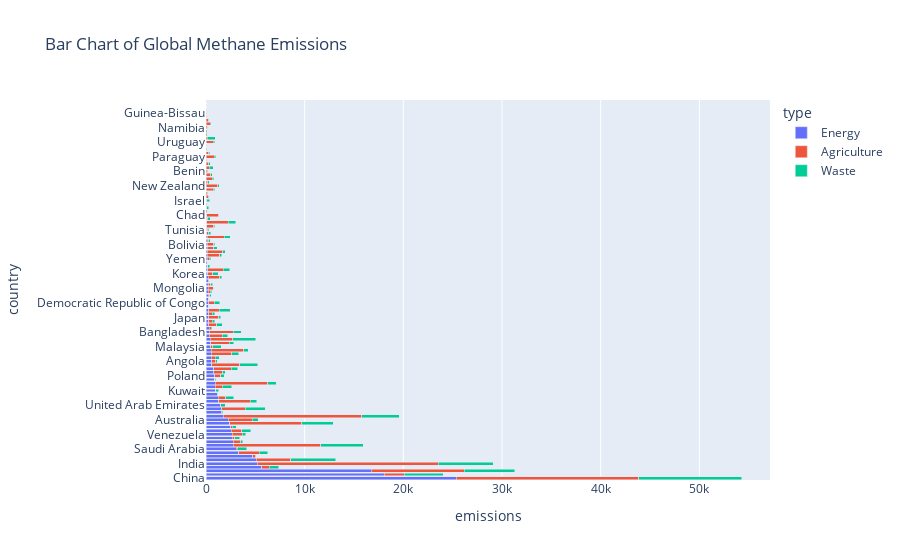

Notebook source saved alongside this figure:
### Markdown cell above
Plotting a Bar Chart showing global emissions, hovering over provides additional info (year and continent)

### Code cell
fig = px.bar(df_segment_total20, x='emissions', y='country',color="type",barmode="stack", title='Bar Chart of Global Methane Emissions',hover_data=['region','baseYear'])

fig.show()

### Figure 1 — Plotly figure (JSON) as saved in the notebook; plotly's stock layout.template omitted (floating-point values rounded to 4 significant figures; data arrays with more than 128 entries replaced by an {"elided": "..."} marker saying what was removed)
{"data": [{"alignmentgroup": "True", "customdata": {"elided": "98x2 str values"}, "hovertemplate": "type=Energy<br>emissions=%{x}<br>country=%{y}<br>region=%{customdata[0]}<br>baseYear=%{customdata[1]}<extra></extra>", "legendgroup": "Energy", "marker": {"color": "#636efa", "pattern": {"shape": ""}}, "name": "Energy", "offsetgroup": "Energy", "orientation": "h", "showlegend": true, "textposition": "auto", "type": "bar", "x": [25370.0, 18080.0, 16770.0, 5630.0, 5185.0, 5080.0, 4740.0, 3306.0, 3051.0, 2761.0, 2741.0, 2669.0, 2643.0, 2548.0, 2515.0, 2421.0, 2232.0, 1756.0, 1599.0, 1581.0, 1439.0, 1307.0, 1239.0, 1139.0, 1002.0, 958.0, 920.4, 869.3, 865.3, 780.9, 778.2, 600.1, 568.7, 553.4, 535.2, 527.3, 474.0, 464.2, 448.2, 353.1, 334.3, 323.3, 285.8, 285.4, 283.3, 277.1, 274.6, 264.8, 260.7, 248.6, 237.7, 227.4, 216.9, 216.6, 209.2, 203.4, 200.3, 193.6, 190.7, 169.0, 145.2, 143.8, 143.1, 131.7, 128.1, 120.7, 116.4, 93.4, 77.23, 76.99, 60.93, 55.6, 51.42, 47.57, 47.21, 43.51, 43.21, 41.52, 41.1, 40.87, 37.33, 31.99, 29.51, 29.26, 26.63, 22.18, 21.07, 19.23, 16.35, 13.02, 11.62, 7.727, 7.599, 6.199, 5.937, 4.713, 2.631, 0.008], "xaxis": "x", "y": ["China", "Russia", "United States", "Iran", "India", "Indonesia", "Turkmenistan", "Nigeria", "Saudi Arabia", "European Union", "Kazakhstan", "Algeria", "Venezuela", "Canada", "Iraq", "Other", "Australia", "Brazil", "Libya", "Mexico", "United Arab Emirates", "Argentina", "South Africa", "Qatar", "Kuwait", "Egypt", "Pakistan", "Oman", "Poland", "Uzbekistan", "Colombia", "Other EU17 countries", "Angola", "Ukraine", "Thailand", "Other countries in Southeast Asia", "Malaysia", "Ethiopia", "Other countries in Europe", "Germany", "Bangladesh", "Azerbaijan", "Italy", "Romania", "Japan", "Ecuador", "United Kingdom", "Congo", "Democratic Republic of Congo", "Gabon", "Syria", "Mozambique", "Mongolia", "Cameroon", "Trinidad and Tobago", "Tanzania", "Korea", "France", "Bahrain", "Equatorial Guinea", "Yemen", "Kenya", "Sudan", "Peru", "Bolivia", "Ghana", "Philippines", "Cote d'Ivoire", "Tunisia", "South Sudan", "Vietnam", "Other EU7 countries", "Chad", "Guyana", "Jordan", "Brunei", "Israel", "Denmark", "Norway", "Niger", "New Zealand", "Sweden", "Somalia", "Netherlands", "Benin", "Morocco", "Cuba", "Togo", "Paraguay", "Senegal", "Estonia", "Slovenia", "Uruguay", "Botswana", "Eritrea", "Lebanon", "Namibia", "Guinea"], "yaxis": "y"}, {"alignmentgroup": "True", "customdata": {"elided": "104x2 str values"}, "hovertemplate": "type=Agriculture<br>emissions=%{x}<br>country=%{y}<br>region=%{customdata[0]}<br>baseYear=%{customdata[1]}<extra></extra>", "legendgroup": "Agriculture", "marker": {"color": "#EF553B", "pattern": {"shape": ""}}, "name": "Agriculture", "offsetgroup": "Agriculture", "orientation": "h", "showlegend": true, "textposition": "auto", "type": "bar", "x": [18500.0, 18360.0, 14020.0, 9409.0, 8851.0, 7259.0, 5319.0, 3518.0, 3300.0, 3153.0, 2812.0, 2450.0, 2421.0, 2410.0, 2284.0, 2193.0, 2082.0, 2079.0, 2022.0, 1910.0, 1796.0, 1715.0, 1564.0, 1549.0, 1269.0, 1251.0, 1224.0, 1180.0, 1156.0, 1073.0, 1065.0, 1015.0, 991.6, 901.7, 835.1, 802.5, 800.0, 762.1, 760.3, 751.9, 696.4, 695.7, 684.5, 673.8, 639.7, 625.7, 615.5, 555.5, 549.2, 508.4, 466.8, 438.2, 401.0, 377.1, 367.9, 359.9, 304.9, 295.4, 279.5, 267.5, 261.5, 257.6, 250.8, 240.1, 210.7, 195.2, 189.1, 185.7, 182.0, 181.3, 169.0, 168.2, 139.6, 133.1, 128.7, 121.0, 120.2, 105.7, 103.6, 97.72, 97.26, 86.27, 67.42, 57.4, 52.84, 50.74, 48.43, 47.44, 39.84, 37.06, 29.57, 27.72, 25.82, 23.87, 12.07, 11.37, 9.208, 7.323, 5.59, 4.346, 0.9646, 0.8412, 0.4387, 0.07872], "xaxis": "x", "y": ["China", "India", "Brazil", "United States", "European Union", "Other", "Pakistan", "Indonesia", "Other countries in Southeast Asia", "Argentina", "Other EU17 countries", "Australia", "Mexico", "Bangladesh", "Other countries in Europe", "Vietnam", "Nigeria", "Thailand", "Russia", "Ethiopia", "Colombia", "Philippines", "France", "Sudan", "Germany", "Kenya", "Chad", "Tanzania", "New Zealand", "Canada", "United Kingdom", "Venezuela", "Japan", "Uzbekistan", "Paraguay", "Iran", "Italy", "Kazakhstan", "South Africa", "Uruguay", "Niger", "South Sudan", "Egypt", "Bolivia", "Peru", "Somalia", "Poland", "Democratic Republic of Congo", "Mongolia", "Korea", "Netherlands", "Guinea", "Angola", "Ukraine", "Romania", "Ecuador", "Turkmenistan", "Morocco", "Cameroon", "Cuba", "Senegal", "Algeria", "Central African Republic", "Denmark", "Mozambique", "Azerbaijan", "Malaysia", "Cote d'Ivoire", "Namibia", "Yemen", "Ghana", "Iraq", "Other EU7 countries", "Syria", "Sweden", "Saudi Arabia", "Eritrea", "Benin", "Norway", "Tunisia", "Botswana", "Sierra Leone", "Libya", "Guyana", "Guinea-Bissau", "Togo", "Slovenia", "United Arab Emirates", "Israel", "Oman", "Gambia", "Estonia", "Jordan", "Congo", "Lebanon", "Qatar", "Liberia", "Kuwait", "Gabon", "Trinidad and Tobago", "Bahrain", "Brunei", "Equatorial Guinea", "Seychelles"], "yaxis": "y"}, {"alignmentgroup": "True", "customdata": {"elided": "104x2 str values"}, "hovertemplate": "type=Waste<br>emissions=%{x}<br>country=%{y}<br>region=%{customdata[0]}<br>baseYear=%{customdata[1]}<extra></extra>", "legendgroup": "Waste", "marker": {"color": "#00cc96", "pattern": {"shape": ""}}, "name": "Waste", "offsetgroup": "Waste", "orientation": "h", "showlegend": true, "textposition": "auto", "type": "bar", "x": [10420.0, 5552.0, 5118.0, 4569.0, 4321.0, 3931.0, 3800.0, 3214.0, 2322.0, 1995.0, 1850.0, 1113.0, 955.8, 947.9, 931.4, 898.0, 893.9, 862.4, 854.3, 843.4, 834.2, 825.3, 783.8, 705.7, 704.0, 649.8, 643.7, 630.9, 619.0, 605.1, 579.6, 566.8, 527.3, 511.0, 462.7, 436.8, 414.9, 405.1, 401.9, 380.0, 362.2, 355.1, 347.6, 282.5, 280.4, 258.0, 249.8, 244.4, 243.3, 235.4, 233.2, 227.6, 220.2, 200.5, 198.9, 194.5, 180.6, 172.4, 169.2, 165.3, 161.5, 160.4, 159.8, 159.4, 155.7, 152.3, 151.5, 138.3, 137.8, 121.8, 115.3, 112.2, 108.4, 108.2, 104.3, 101.4, 87.09, 83.36, 70.2, 68.94, 64.56, 64.4, 62.29, 50.0, 48.03, 46.46, 42.11, 40.27, 37.9, 37.33, 30.08, 24.04, 22.86, 21.21, 19.37, 17.91, 16.66, 15.86, 14.09, 11.92, 9.676, 8.759, 8.315, 2.491], "xaxis": "x", "y": ["China", "India", "United States", "Indonesia", "European Union", "Russia", "Brazil", "Other", "Other countries in Europe", "Mexico", "Other EU17 countries", "United Kingdom", "Saudi Arabia", "Egypt", "Iran", "Canada", "Malaysia", "Nigeria", "Pakistan", "Botswana", "South Africa", "Bangladesh", "Vietnam", "Argentina", "Thailand", "Philippines", "Colombia", "France", "Australia", "Germany", "Italy", "Democratic Republic of Congo", "Korea", "Algeria", "United Arab Emirates", "Other countries in Southeast Asia", "Ethiopia", "Morocco", "Ukraine", "Venezuela", "Iraq", "Peru", "Poland", "Israel", "Uzbekistan", "Kuwait", "Other EU7 countries", "Romania", "Japan", "Ecuador", "Sudan", "Tanzania", "Cote d'Ivoire", "Jordan", "Kazakhstan", "Cameroon", "Kenya", "Bahrain", "Syria", "New Zealand", "Yemen", "Cuba", "Sweden", "Ghana", "Mozambique", "Niger", "Angola", "Uruguay", "Netherlands", "South Sudan", "Paraguay", "Lebanon", "Somalia", "Tunisia", "Azerbaijan", "Senegal", "Bolivia", "Libya", "Chad", "Guinea", "Oman", "Qatar", "Trinidad and Tobago", "Sierra Leone", "Turkmenistan", "Norway", "Benin", "Denmark", "Togo", "Estonia", "Congo", "Eritrea", "Central African Republic", "Gabon", "Liberia", "Slovenia", "Mongolia", "Namibia", "Gambia", "Equatorial Guinea", "Brunei", "Guinea-Bissau", "Guyana", "Seychelles"], "yaxis": "y"}], "layout": {"barmode": "stack", "legend": {"title": {"text": "type"}, "tracegroupgap": 0}, "title": {"text": "Bar Chart of Global Methane Emissions"}, "xaxis": {"anchor": "y", "domain": [0, 1], "title": {"text": "emissions"}}, "yaxis": {"anchor": "x", "domain": [0, 1], "title": {"text": "country"}}}}
